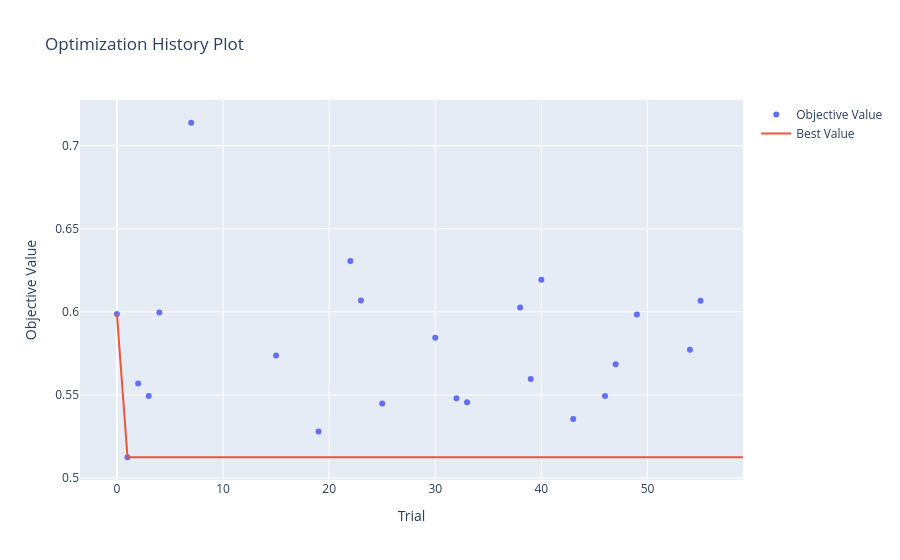
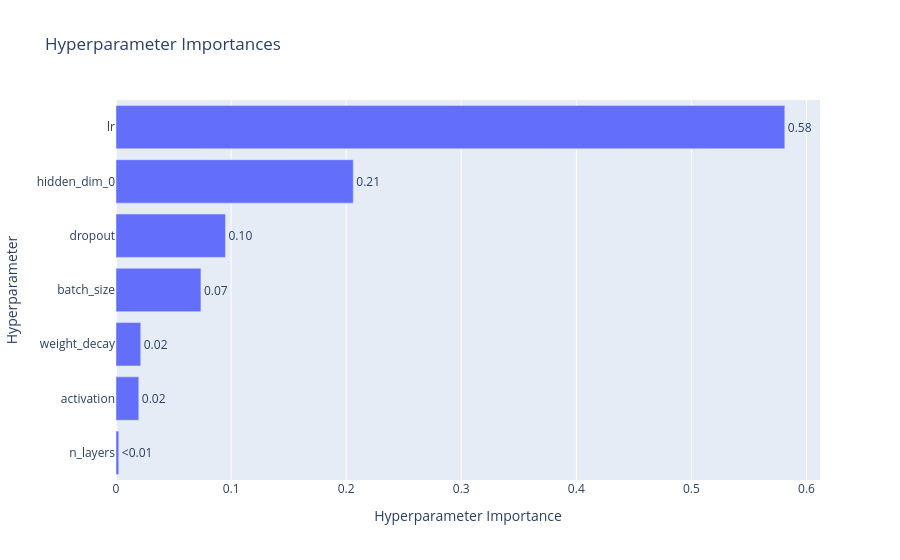

Notebook source saved alongside these figures, in order:
### Markdown cell above
## 9. BÚSQUEDA DE HIPERPARÁMETROS CON OPTUNA

**IMPORTANTE**: Esto encontrará automáticamente los mejores hiperparámetros antes de entrenar el modelo final.

### Code cell
import optuna
from sklearn.utils.class_weight import compute_class_weight

# Calcular class weights
classes = np.unique(y_train_smote)
class_weights = compute_class_weight(class_weight='balanced', classes=classes, y=y_train_smote)
class_weights = torch.tensor(class_weights, dtype=torch.float).to(device)

# Criterion con label smoothing y class weights
criterion = nn.CrossEntropyLoss(weight=class_weights, label_smoothing=0.1)
print(f"✓ Criterion configurado con class weights y label smoothing=0.1")

def objective(trial):
    # Hiperparámetros con enfoque balanceado
    lr = trial.suggest_float('lr', 1e-4, 5e-3, log=True)
    weight_decay = trial.suggest_float('weight_decay', 1e-5, 5e-4, log=True)
    dropout = trial.suggest_float('dropout', 0.5, 0.8)
    batch_size = trial.suggest_categorical('batch_size', [32, 64, 128])
    activation = trial.suggest_categorical('activation', ['relu', 'leaky_relu', 'elu', 'gelu'])
    
    # Arquitectura flexible
    n_layers = trial.suggest_int('n_layers', 2, 4)
    hidden_dims = []
    
    # Rangos estándar para capacidad
    for i in range(n_layers):
        if i == 0:
            # Primera capa
            dim = trial.suggest_int(f'hidden_dim_{i}', 128, 512, step=64)
        elif i == n_layers - 1:
            # Última capa
            dim = trial.suggest_int(f'hidden_dim_{i}', 32, 128, step=32)
        else:
            # Capas intermedias
            dim = trial.suggest_int(f'hidden_dim_{i}', 64, 256, step=32)
        hidden_dims.append(dim)
    
    # DataLoaders
    train_dataset = TensorDataset(X_train_tensor, y_train_tensor)
    val_dataset = TensorDataset(X_val_tensor, y_val_tensor)
    train_loader_trial = DataLoader(train_dataset, batch_size=batch_size, shuffle=True)
    val_loader_trial = DataLoader(val_dataset, batch_size=batch_size, shuffle=False)
    
    # Modelo con activación configurable
    model = MLPClassifier(input_dim=input_dim, hidden_dims=hidden_dims, 
                          num_classes=num_classes, dropout=dropout, activation=activation).to(device)
    optimizer = optim.Adam(model.parameters(), lr=lr, weight_decay=weight_decay)
    
    # Scheduler para el trial
    scheduler = optim.lr_scheduler.ReduceLROnPlateau(
        optimizer, mode='min', factor=0.5, patience=3, verbose=False
    )
    
    # Entrenar con early stopping interno
    best_val_loss = float('inf')
    patience_counter = 0
    max_patience = 7
    
    for epoch in range(50):  # Aumentado a 50 épocas por trial
        model.train()
        for inputs, labels in train_loader_trial:
            inputs, labels = inputs.to(device), labels.to(device)
            optimizer.zero_grad()
            outputs = model(inputs)
            loss = criterion(outputs, labels)
            loss.backward()
            torch.nn.utils.clip_grad_norm_(model.parameters(), 1.0)
            optimizer.step()
        
        # Validación
        model.eval()
        val_loss = 0.0
        with torch.no_grad():
            for inputs, labels in val_loader_trial:
                inputs, labels = inputs.to(device), labels.to(device)
                outputs = model(inputs)
                loss = criterion(outputs, labels)
                val_loss += loss.item() * inputs.size(0)
        val_loss /= len(val_loader_trial.dataset)
        
        # Scheduler step
        scheduler.step(val_loss)
        
        # Early stopping
        if val_loss < best_val_loss:
            best_val_loss = val_loss
            patience_counter = 0
        else:
            patience_counter += 1
            if patience_counter >= max_patience:
                break
        
        # Pruning de Optuna
        trial.report(val_loss, epoch)
        if trial.should_prune():
            raise optuna.TrialPruned()
    
    return best_val_loss

print("=" * 60)
print("BÚSQUEDA DE HIPERPARÁMETROS CON OPTUNA")
print("=" * 60)
print("Esto puede tardar 40-60 minutos dependiendo del hardware.")
print("\nParámetros de búsqueda:")
print("  - Learning Rate: 1e-4 a 5e-3 (log scale)")
print("  - Weight Decay: 1e-5 a 5e-4 (log scale)")
print("  - Dropout: 0.5 a 0.8")
print("  - Batch Size: 32, 64, 128")
print("  - Arquitecturas: 2-4 capas")
print("    * Capa 1: 128-512 neuronas")
print("    * Capas intermedias: 64-256 neuronas")
print("    * Última capa: 32-128 neuronas")
print("  - Activaciones: ReLU, LeakyReLU, ELU, GELU")
print("  - Trials: 60")
print("  - Label Smoothing: 0.1")
print("=" * 60)

study = optuna.create_study(
    direction='minimize',
    pruner=optuna.pruners.MedianPruner(n_startup_trials=5, n_warmup_steps=10),
    sampler=optuna.samplers.TPESampler(seed=SEED)  # Sampler reproducible
)

study.optimize(objective, n_trials=60, timeout=3600, show_progress_bar=True)

print("\n" + "="*60)
print("MEJORES HIPERPARÁMETROS ENCONTRADOS")
print("="*60)
print(f"Mejor val_loss: {study.best_value:.4f}\n")
for key, value in study.best_params.items():
    print(f"  {key}: {value}")

# Visualizaciones de Optuna
print("\n" + "="*60)
print("VISUALIZACIONES DE LA OPTIMIZACIÓN")
print("="*60)

try:
    from optuna.visualization import plot_optimization_history, plot_param_importances
    
    fig1 = plot_optimization_history(study)
    fig1.write_html("optuna_history.html")
    print("✓ Gráfica de optimización guardada: optuna_history.html")
    
    fig2 = plot_param_importances(study)
    fig2.write_html("optuna_param_importance.html")
    print("✓ Importancia de parámetros guardada: optuna_param_importance.html")
    
    # Mostrar en notebook si es posible
    try:
        fig1.show()
        fig2.show()
    except:
        print("  (Para ver las gráficas, abre los archivos HTML generados)")
    
    print("  Los resultados están guardados en el estudio de Optuna.")

except Exception as e:
    print(f"⚠ No se pudieron generar visualizaciones: {e}")

### Figure 1 — Plotly figure (JSON) as saved in the notebook; plotly's stock layout.template omitted (floating-point values rounded to 4 significant figures)
{"data": [{"mode": "markers", "name": "Objective Value", "type": "scatter", "x": [0, 1, 2, 3, 4, 7, 15, 19, 22, 23, 25, 30, 32, 33, 38, 39, 40, 43, 46, 47, 49, 54, 55], "y": [0.5987, 0.5125, 0.5569, 0.5493, 0.5996, 0.7138, 0.5737, 0.5281, 0.6306, 0.6068, 0.5448, 0.5844, 0.5481, 0.5456, 0.6027, 0.5595, 0.6193, 0.5355, 0.5494, 0.5684, 0.5983, 0.5771, 0.6067]}, {"mode": "lines", "name": "Best Value", "type": "scatter", "x": [0, 1, 2, 3, 4, 5, 6, 7, 8, 9, 10, 11, 12, 13, 14, 15, 16, 17, 18, 19, 20, 21, 22, 23, 24, 25, 26, 27, 28, 29, 30, 31, 32, 33, 34, 35, 36, 37, 38, 39, 40, 41, 42, 43, 44, 45, 46, 47, 48, 49, 50, 51, 52, 53, 54, 55, 56, 57, 58, 59], "y": [0.5987, 0.5125, 0.5125, 0.5125, 0.5125, 0.5125, 0.5125, 0.5125, 0.5125, 0.5125, 0.5125, 0.5125, 0.5125, 0.5125, 0.5125, 0.5125, 0.5125, 0.5125, 0.5125, 0.5125, 0.5125, 0.5125, 0.5125, 0.5125, 0.5125, 0.5125, 0.5125, 0.5125, 0.5125, 0.5125, 0.5125, 0.5125, 0.5125, 0.5125, 0.5125, 0.5125, 0.5125, 0.5125, 0.5125, 0.5125, 0.5125, 0.5125, 0.5125, 0.5125, 0.5125, 0.5125, 0.5125, 0.5125, 0.5125, 0.5125, 0.5125, 0.5125, 0.5125, 0.5125, 0.5125, 0.5125, 0.5125, 0.5125, 0.5125, 0.5125]}, {"marker": {"color": "#cccccc"}, "mode": "markers", "name": "Infeasible Trial", "showlegend": false, "type": "scatter", "x": [], "y": []}], "layout": {"title": {"text": "Optimization History Plot"}, "xaxis": {"title": {"text": "Trial"}}, "yaxis": {"title": {"text": "Objective Value"}}}}

### Figure 2 — Plotly figure (JSON) as saved in the notebook; plotly's stock layout.template omitted (floating-point values rounded to 4 significant figures)
{"data": [{"cliponaxis": false, "hovertemplate": ["n_layers (IntDistribution): 0.0023995363570694897<extra></extra>", "activation (CategoricalDistribution): 0.019806759901460677<extra></extra>", "weight_decay (FloatDistribution): 0.02150378587340581<extra></extra>", "batch_size (CategoricalDistribution): 0.0738067420009455<extra></extra>", "dropout (FloatDistribution): 0.09512182646252372<extra></extra>", "hidden_dim_0 (IntDistribution): 0.2061990229869228<extra></extra>", "lr (FloatDistribution): 0.581162326417672<extra></extra>"], "name": "Objective Value", "orientation": "h", "text": ["<0.01", "0.02", "0.02", "0.07", "0.10", "0.21", "0.58"], "textposition": "outside", "type": "bar", "x": [0.0024, 0.01981, 0.0215, 0.07381, 0.09512, 0.2062, 0.5812], "y": ["n_layers", "activation", "weight_decay", "batch_size", "dropout", "hidden_dim_0", "lr"]}], "layout": {"title": {"text": "Hyperparameter Importances"}, "xaxis": {"title": {"text": "Hyperparameter Importance"}}, "yaxis": {"title": {"text": "Hyperparameter"}}}}
